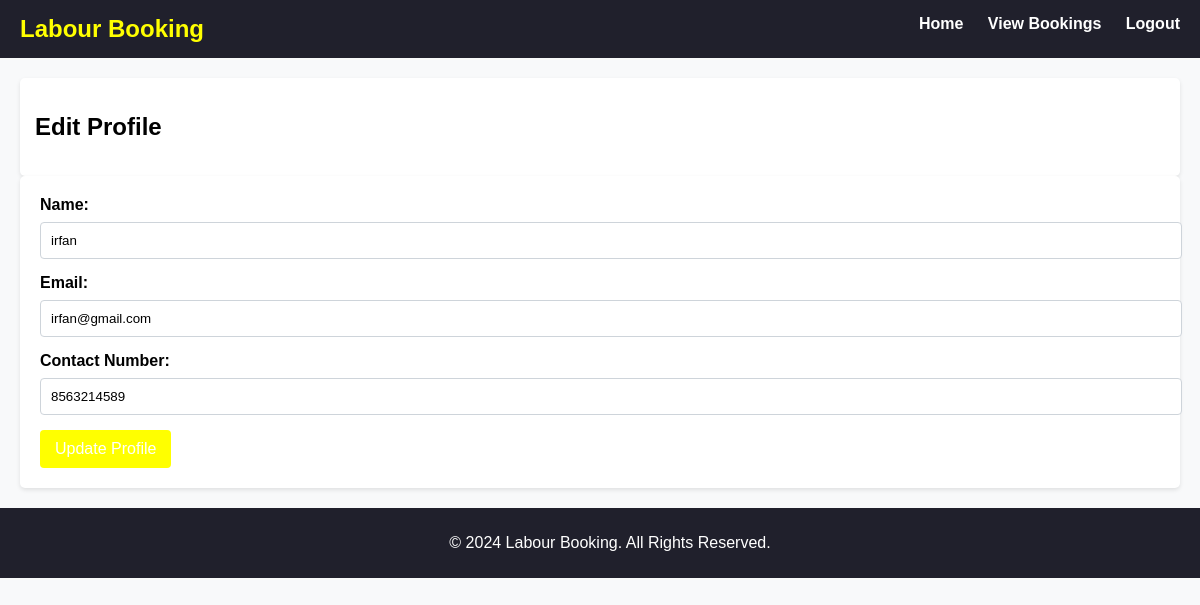
Screenshot of /fathi/userprofile.php (signed in) with the database file from the repository.
### tables this page shows
CREATE TABLE `users` (
  `Name` varchar(30) NOT NULL,
  `phone_no` varchar(15) NOT NULL,
  `email_id` varchar(30) NOT NULL,
  `username` varchar(30) NOT NULL,
  `password` varchar(10) NOT NULL,
  `usid` int(11) NOT NULL
);

### fathi/userprofile.php (the view, shortened to what this page needs)
<?php
$conn = mysqli_connect("localhost", "root", "", "labour_booking");
$user_id = $_SESSION['user_id'];
$sql = "SELECT * FROM users WHERE usid = $user_id";
$result = mysqli_query($conn, $sql);
$user = mysqli_fetch_assoc($result);
?>
<!DOCTYPE html>
<html lang="en">
<head>
    <link rel="stylesheet" href="userprofile.css">
</head>
<body>
    <nav>
        <div class="sappy">
            <h1>Labour Booking</h1>
            <div class="hi">
                <a href="userhome.php" class="hello">Home</a>
                <a href="view_bookings.php" class="hello">View Bookings</a>
                <a href="logout.php" class="hello">Logout</a>
            </div>
        </div>
    </nav>
    <main class="main-content">
        <header class="header">
            <h2>Edit Profile</h2>
        </header>
        <form action="" method="POST">
            <label for="name">Name:</label>
            <input type="text" name="name" id="name" value="<?php echo htmlspecialchars($user['Name']); ?>" required>
            <label for="email">Email:</label>
            <input type="email" name="email" id="email" value="<?php echo htmlspecialchars($user['email_id']); ?>" required>
            <label for="phone">Contact Number:</label>
            <input type="tel" name="phone" id="phone" value="<?php echo htmlspecialchars($user['phone_no']); ?>" required>
            <button type="submit">Update Profile</button>
        </form>
    </main>
    <footer>
        <p>&copy; 2024 Labour Booking. All Rights Reserved.</p>
    </footer>
</body>
</html>

### fathi/userprofile.css (style rules this page uses)
body { font-family: Arial, sans-serif; background-color: #f8f9fa; margin: 0; padding: 0; }
nav { background-color: rgb(32, 32, 44); color: white; padding: 15px 20px; }
.sappy h1 { margin: 0; display: inline; }
.hi { float: right; }
.hi a { color: white; text-decoration: none; margin-left: 20px; font-weight: bold; }
.main-content { padding: 20px; }
.header { background-color: #ffffff; padding: 15px; border-radius: 5px; box-shadow: 0 2px 4px rgba(0, 0, 0, 0.1); }
form { background-color: #ffffff; padding: 20px; border-radius: 5px; box-shadow: 0 2px 4px rgba(0, 0, 0, 0.1); }
label { display: block; margin-bottom: 8px; font-weight: bold; }
input[type="text"], input[type="email"], input[type="tel"] { width: 100%; padding: 10px; margin-bottom: 15px; border: 1px solid #ced4da; border-radius: 4px; }
button { background-color: yellow; color: white; padding: 10px 15px; border: none; border-radius: 4px; cursor: pointer; font-size: 16px; }
footer { text-align: center; padding: 10px; background-color: rgb(32, 32, 44); color: white; position: relative; bottom: 0; width: 100%; }
h1 { color: yellow; }

### rows the page displays
users: name "irfan", email "irfan@gmail.com", phone "8563214589"
